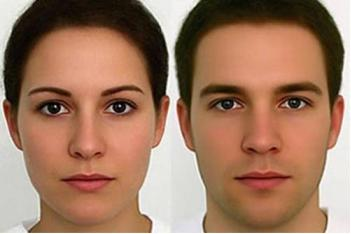
#> input picture default_image.jpg, 351 x 234 px
$ python face_detector.py
#> lines starting #> are read from the running program, lines starting #| are printed output that depends on the picture; after the words box and inside, x2 and y2 are one past the last pixel; in counts of white or black regions, pixels touching at a corner belong together
import cv2
import sys


def detect_faces(image_path):
#> called with image_path = 'default_image.jpg'
    face_cascade = cv2.CascadeClassifier(cv2.data.haarcascades + 'haarcascade_frontalface_default.xml')

    img = cv2.imread(image_path)
#> img is the input picture: shape (234, 351, 3); mean B, G, R 97.2, 120.6, 159.1
    gray = cv2.cvtColor(img, cv2.COLOR_BGR2GRAY)
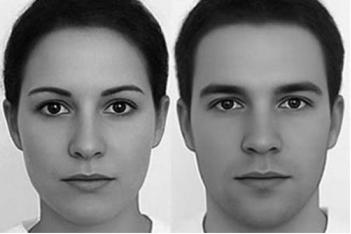
#> gray: shape (234, 351); min 1, max 255, mean 129.5

    faces = face_cascade.detectMultiScale(gray, 1.1, 4)
#> faces = [[13, 48, 154, 154], [179, 42, 156, 156]]

    for (x, y, w, h) in faces:
        cv2.rectangle(img, (x, y), (x+w, y+h), (0, 0, 255), 2)
#> this loop made 2 passes
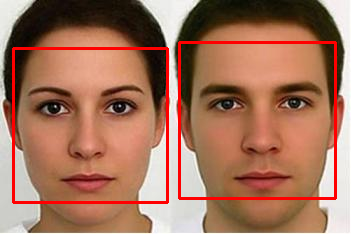
#> img: shape (234, 351, 3); 4.52% of pixels changed, all inside (x1, y1, x2, y2) = (12, 41, 337, 204)

    output_path = 'output.jpg'
    print(output_path)
    cv2.imwrite(output_path, img)

    print(f"Распознано лиц: {len(faces)}")
#| Распознано лиц: 2


if __name__ == "__main__":
    if len(sys.argv) > 1:
        image_path = sys.argv[1]
    else:
        image_path = 'default_image.jpg'
    detect_faces(image_path)
